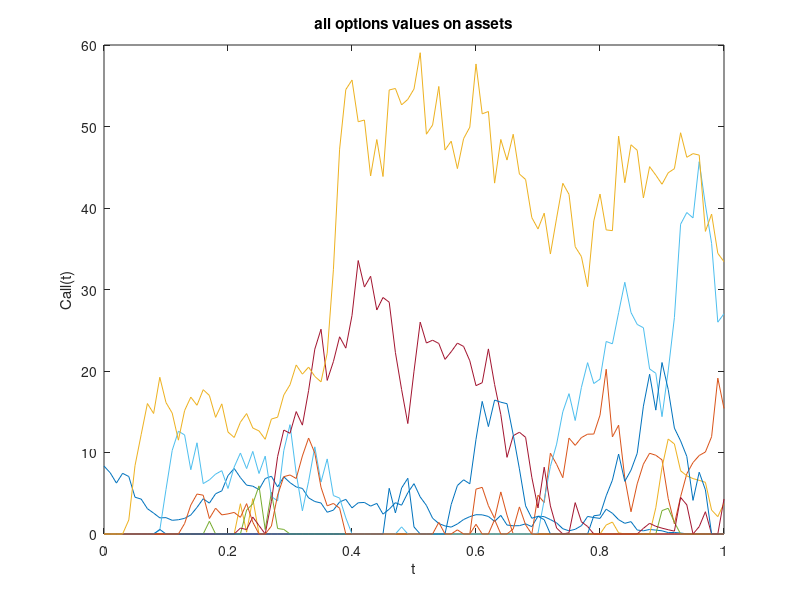
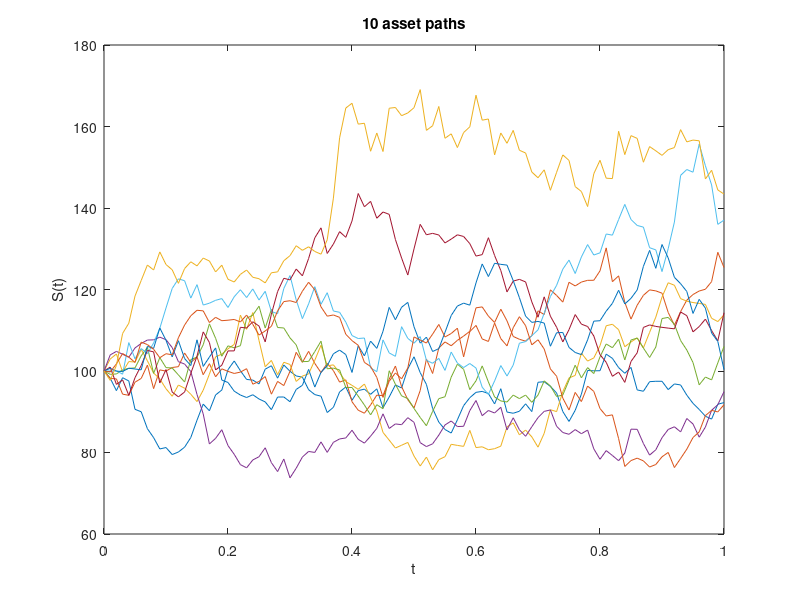
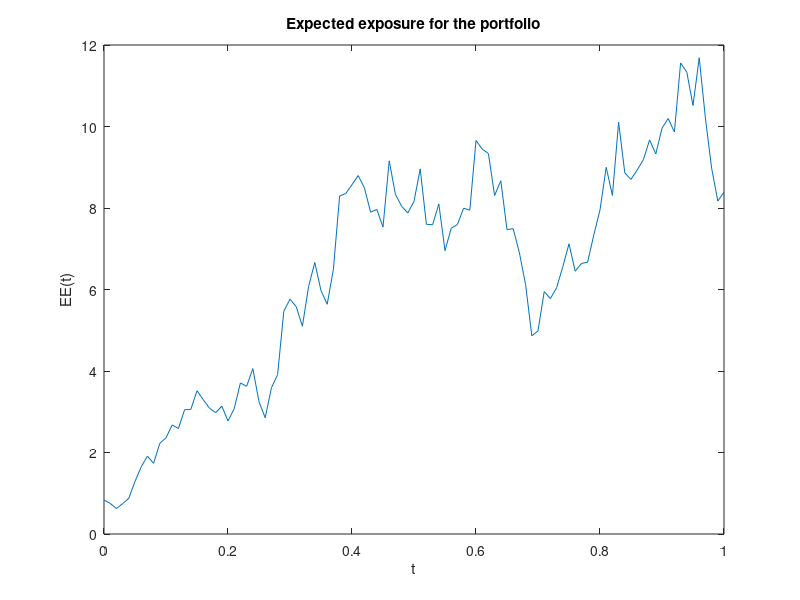

The MATLAB script that drew these images, in order: (Note: this script raises an error after producing the figures.)

randn('state',100)

clf

%%%%%%%%%%%%%%%%%%%%% Problem parameters %%%%%%%%%%%%%%%%%%%%%%%
S = 100; mu = 0.2; sigma = 0.3; L = 1e2; T = 1; dt = T/L; M = 10;
%%%%%%%%%%%%%%%%%% Option contract features %%%%%%%%%%%%%%%%%%%
Strike = 110; Rate = 0.0072; Time = T; Volatility = sigma;
%%%%%%%%%%%%%%%%%%%%%%%%%%%%%%%%%%%%%%%%%%%%%%%%%%%%%%%%%%%%%%%%

tvals = [0:dt:T];
Svals = S*cumprod(exp((mu-0.5*sigma^2)*dt + sigma*sqrt(dt)*randn(M,L)),2);
Svals = [S*ones(M,1) Svals];  % add initial asset price

optionVals = [];



for j=1:M
    
    tempOptionVals = [];
    tempVals = Svals(j,:);
    index = 1;
    
    for i = 0:dt:T
    Price = tempVals(index);

    Time = Time - dt;
    if (Time<0)
        Time=0;
    end   
    
    [Call, Put] = blsprice(Price, Strike, Rate, Time, Volatility);
    tempOptionVals = [tempOptionVals Call];

    index = index + 1;
    end
    
    optionVals = [optionVals; tempOptionVals];
    
end

ExpectedExposure = mean(optionVals);

h = figure;
plot(tvals,optionVals)
title('all options values on assets')
xlabel('t'), ylabel('Call(t)')
saveas(h,'optionValuesSim.jpg');
plot(tvals,Svals)
title('10 asset paths')
xlabel('t'), ylabel('S(t)')
saveas(h,'assetPathsSim.jpg');
plot(tvals,ExpectedExposure)
title('Expected exposure for the portfolio')
xlabel('t'), ylabel('EE(t)')
saveas(h,'expectedExposureSim.jpg');


%%%%%%%%%%%%%%%%%%% CVA standart approach %%%%%%%%%%%%%%%%%%%%%%%%%%%%%%%%
R = 0.4; s = 0.0125;
%%%%%%%%%%%%%%%%%%%%%%%%%%%%%%%%%%%%%%%%%%%%%%%%%%%%%%%%%%%%%%%%%%%%%%%%%%

standartCVAvals= [];
[rows,cols] = size(optionVals);


    tempCVA = 0;
    
        for i = 2:cols
    
        v = 0.5*(ExpectedExposure(i) + ExpectedExposure(i-1));
        q = exp(-((s*tvals(i-1))/(1-R)))-exp(-((s*tvals(i))/(1-R)));
    
        tempCVA = tempCVA + v*q;
    
        end
        
    tempCVA = (1-R)*tempCVA;
   


%%%%%%%%%%%%%%%%%% Hull way of dealing with WWR%%%%%%%%%%%%%%%%%%%%%%%%%%%%
b = 0.01;
%%%%%%%%%%%%%%%%%%%%%%%%%%%%%%%%%%%%%%%%%%%%%%%%%%%%%%%%%%%%%%%%%%%%%%%%%%%

%hazard rates matrix for assets 
h = zeros(M,cols-1);
%finding a term and hazard rates for each path


syms x;

for i = 2:cols
    
   eq = 0;
   
   term = exp(-(s*tvals(i)/(1-R) ));
   
     
   eq = eq + exp(-1*exp(x+b*ExpectedExposure(i))*dt);
   
   
   ai = solve(eq == M*term,x);
   ai = double(ai);
   
   for j=1:1    
        hji = exp(ai + b*ExpectedExposure(i));
        h(j,i-1) = hji;
   end
    
end

%%%CVA Hull Way


CVAHull = [];

for j=1:1
    cva = 0;
    for i = 2:cols

      a = (sum(h(j,1:(i-1))));
      b =  mean(a);
      meanHazardRate = b/(i-1);
      d1 =  exp(-meanHazardRate*tvals(i));
      d2 =  exp(-meanHazardRate*tvals(i-1));
      defProb = d2 - d1 ;
      cva = cva + ((ExpectedExposure(i)+ExpectedExposure(i-1))/2)*defProb;
    end
    
    CVAHull(1,j) = (1-R)*cva;
    
end

IndependendCVA = mean(standartCVAvals)
HullCVA = mean(CVAHull)
lastCol = optionVals(:,101);

